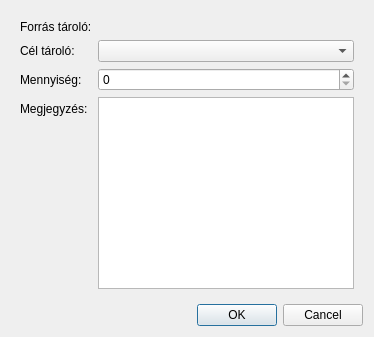
<?xml version="1.0" encoding="UTF-8"?>
<ui version="4.0">
 <class>MovementDialog</class>
 <widget class="QDialog" name="MovementDialog">
  <property name="windowTitle">
   <string>Készletmozgatás</string>
  </property>
  <layout class="QVBoxLayout" name="verticalLayout">
   <item>
    <widget class="QWidget" name="formContainer">
     <layout class="QFormLayout" name="formLayout">
      <item row="0" column="0">
       <widget class="QLabel" name="lblSourceStorage">
        <property name="text">
         <string>Forrás tároló:</string>
        </property>
       </widget>
      </item>
      <item row="0" column="1">
       <widget class="QLabel" name="lblSourceStorageValue"/>
      </item>
      <item row="1" column="0">
       <widget class="QLabel" name="lblTargetStorage">
        <property name="text">
         <string>Cél tároló:</string>
        </property>
       </widget>
      </item>
      <item row="1" column="1">
       <widget class="QComboBox" name="comboTargetStorage"/>
      </item>
      <item row="2" column="0">
       <widget class="QLabel" name="lblQuantity">
        <property name="text">
         <string>Mennyiség:</string>
        </property>
       </widget>
      </item>
      <item row="2" column="1">
       <widget class="QSpinBox" name="spinQuantity"/>
      </item>
      <item row="3" column="0">
       <widget class="QLabel" name="lblComment">
        <property name="text">
         <string>Megjegyzés:</string>
        </property>
       </widget>
      </item>
      <item row="3" column="1">
       <widget class="QTextEdit" name="editComment"/>
      </item>
     </layout>
    </widget>
   </item>
   <item>
    <widget class="QDialogButtonBox" name="buttonBox">
     <property name="standardButtons">
      <set>QDialogButtonBox::Cancel|QDialogButtonBox::Ok</set>
     </property>
    </widget>
   </item>
  </layout>
 </widget>
 <resources/>
 <connections>
  <connection>
   <sender>buttonBox</sender>
   <signal>accepted()</signal>
   <receiver>MovementDialog</receiver>
   <slot>accept()</slot>
  </connection>
  <connection>
   <sender>buttonBox</sender>
   <signal>rejected()</signal>
   <receiver>MovementDialog</receiver>
   <slot>reject()</slot>
  </connection>
 </connections>
</ui>
